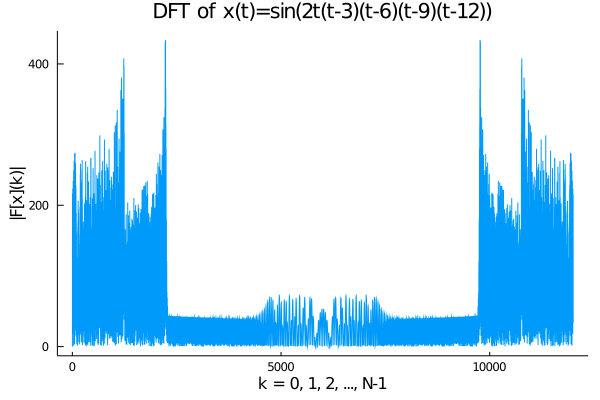

The script that saved this image:
# signal_dft.jl
##########################
fs=Int(1000);
Ts=1/fs;
N=Int(12000);
T=N/fs;
#t=(0:Int(N-1))*Ts;

x=zeros(Float64, N)
for m=1:N
    x[m]=sin(2*Ts*(m-1)*(Ts*(m-1)-3)*(Ts*(m-1)-6)*(Ts*(m-1)-9)*(Ts*(m-1)-12))
end

using FFTW, DSP 

hatx=fft(x);
k = (0:length(hatx)-1)*50/length(hatx);
G=broadcast(abs, hatx);

using Plots

plot(G, 
    xaxis="k = 0, 1, 2, ..., N-1", 
    yaxis="|F[x](k)|", 
    title="DFT of x(t)=sin(2t(t-3)(t-6)(t-9)(t-12))", 
    grid=false, 
    legend=false)
plot!(xticks = ([0 5000 10000;], [0, 5000, 10000]))
plot!(yticks = ([0 200 400;], [0 200 400]))
savefig("dft.png") 

